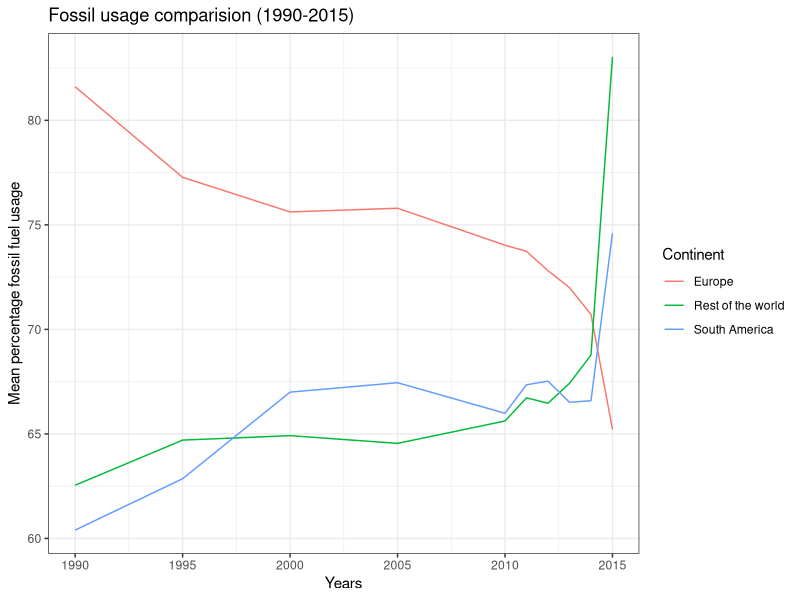

Source code (R): (Note: this script raises an error after producing the figure.)
##### Homework week 4 ####
### Area Studies - Cora ###

# Calling packages and options ----
library(readr)
library(tidyverse)
library(dplyr)
library(ggplot2)

# Calling dataset ----
development <- read.csv("Data/Dataset4.csv")

# Selecting continents -----
development <- development %>% 
  mutate(Continent = case_when(Country == "Brazil" | Country == "Argentina" |
                                 Country == "Colombia" | Country == "Venezuela" |
                                 Country == "Peru" | Country == "Paraguay" | Country == "Uruguay" |
                                 Country == "Chile" | Country == "Bolivia" | Country == "Equador" |
                                 Country == "Suriname" | Country == "French Guiana" | Country == "Guiana"~ "South America",
                               Country == "Albania" | Country == "Andorra" | Country == "Armenia" |Country == "Austria" |
                                 Country == "Azerbaijan" | Country == "Belarus" | Country == "Belgium" |
                                 Country == "Bosnia and Herzegovina" | Country == "Bulgaria" | Country == "Croatia" | Country == "Cyprus" |
                                 Country == "Czechia" | Country == "Denmark" | Country == "Estonia" | Country == "Finland" | Country == "France" |
                                 Country == "Georgia" | Country == "Germany" |Country == "Greece" | Country == "Hungary" |
                                 Country ==  "Iceland" | Country == "Ireland" | Country == "Italy" | Country == "Kazakhstan" |
                                 Country == "Kosovo" | Country == "Latvia"  | Country == "Liechtenstein" |
                                 Country == "Lithuania" |Country == "Luxembourg" | Country == "Malta" | Country == "Moldova" | Country == "Monaco" |
                                 Country == "Montenegro" | Country == "Netherlands" | Country == "North Macedonia" |
                                 Country == "Norway" | Country == "Poland" | Country == "Portugal" | Country == "Romania" | Country == "Russia" |
                                 Country == "San Marino" | Country == "Serbia" | Country == "Slovakia" | Country == "Slovenia" | Country == "Spain" | Country == "Sweden" |
                                 Country == "Switzerland" | Country == "Turkey" | Country == "Ukraine" |
                                 Country == "United Kingdom" | Country == "Vatican City" ~ "Europe",
                               TRUE ~ "Rest of the world"))


# Plot -----
  development %>%
  group_by(Continent, Year) %>% 
  mutate(mean_country_year = mean(percFossil, na.rm = T)) %>% 
    ggplot( aes(x=Year, y= mean_country_year, group=Continent, color=Continent)) +
    geom_line() +
    ggtitle("Fossil usage comparision (1990-2015)") +
    ylab("Mean percentage fossil fuel usage") + xlab("Years")+
    theme_bw()

# Selecting years -----
  ano_1995<- development %>% 
    filter(Year == 1995) %>% 
    mutate(average_year_consu = mean(percFossil, na.rm = T))
  
  t.test(ano_1995$average_year_consu, mu = 76)
  
  
  
# Test t -----
  ano_13 <- development %>% 
    filter(Year == 2013) %>% 
    mutate(average_year_consu = mean(percFossil, na.rm = T))
  
  t.test(ano_13$average_year_consu, mu=76)
  

  
  
  
  